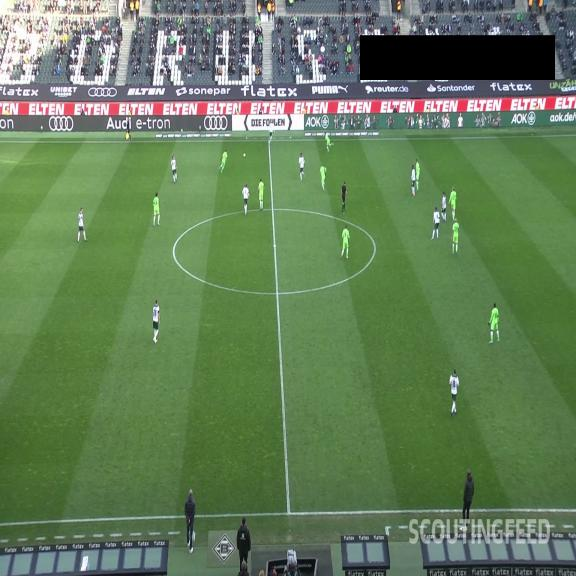
#> input picture training/football-players-detection-20/football-players-detection-20/test/images/08fd33_3_6_png.rf.261781c58b95436fb40e6afc0495bc57.jpg, 576 x 576 px, given in place of A1606b0e6_0.mp4, which was not available
$ python main.py   (older library calls are emulated)
#> lines starting #> are read from the running program, lines starting #| are printed output that depends on the picture
### utils/calibration.py
import hashlib
import os
import pickle
from typing import Any

import cv2
import numpy as np
from scipy.optimize import least_squares
from sklearn.cluster import KMeans
from threadpoolctl import threadpool_limits

from .video_utils import get_video_properties


def ensure_ultralytics_config_dir() -> None:
    """Ensure Ultralytics has a writable settings directory even inside sandboxed environments."""
    if os.environ.get("YOLO_CONFIG_DIR"):
        return
    appdata = os.environ.get("APPDATA", "")
    default_dir = os.path.join(appdata, "Ultralytics") if appdata else ""
    try:
        if default_dir:
            os.stat(os.path.join(default_dir, "settings.json"))
            return
    except OSError:
        pass

    local_cfg = os.path.abspath(os.path.join("stubs", ".ultralytics_cfg"))
    os.makedirs(local_cfg, exist_ok=True)
    os.environ["YOLO_CONFIG_DIR"] = local_cfg


def get_video_stub_dir(video_path: str, base_stub_dir: str = "stubs") -> str:
    """Return a unique, collision-free stub directory keyed by video stem and file/geometry signature."""
    props = get_video_properties(video_path)
    file_size = os.path.getsize(video_path) if os.path.exists(video_path) else 0
    sig_raw = f"{file_size}_{props['width']}x{props['height']}_{props['frame_count']}"
    short_hash = hashlib.sha1(sig_raw.encode("utf-8")).hexdigest()[:6]
    stem = os.path.splitext(os.path.basename(video_path))[0]
    safe_stem = "".join(ch if ch.isalnum() or ch in ("-", "_") else "_" for ch in stem).strip("_")
    stub_dir = os.path.join(base_stub_dir, f"{safe_stem}_{short_hash}")
    os.makedirs(stub_dir, exist_ok=True)
    return stub_dir


class FrameScaleContext:
    """
    Relative spatial and temporal scale context for a broadcast video.
    Replaces all fixed pixel and frame-count thresholds with dimensionless multiples
    of frame geometry, video FPS, and local perspective player height H_p(y).
    """

    # [78 lines left out: functions __init__, calibrate_from_tracks, player_h_at, ball_size_bounds_at, not called in this run]

    def frames_for_seconds(self, seconds: float, minimum: int = 1) -> int:
        """Convert physical duration in seconds to integer frame count at video FPS."""
        return max(minimum, int(round(seconds * self.fps)))

    # [25 lines left out: functions odd_kernel, to_dict, from_dict, not called in this run]


class PitchColorModel:
    """
    Zero-hardcoded-visuals pitch turf color model learned dynamically per video in CIE Lab space.
    Models illumination-invariant chromaticity (a*, b*) via Mahalanobis distance so both sunlit
    and stadium-shadowed grass pass cleanly while yellow/green/white/red kits are never confused with turf.
    """

    def __init__(
        self,
        mean_ab: np.ndarray,
        inv_cov_ab: np.ndarray,
        mahal_sq_pitch: float,
        mahal_sq_strict: float,
        l_min: float,
        l_max: float,
        mean_bgr: tuple[int, int, int],
    ) -> None:
        self.mean_ab = np.asarray(mean_ab, dtype=np.float64)
        self.inv_cov_ab = np.asarray(inv_cov_ab, dtype=np.float64)
        self.mahal_sq_pitch = float(mahal_sq_pitch)
        self.mahal_sq_strict = float(mahal_sq_strict)
        self.l_min = float(l_min)
        self.l_max = float(l_max)
        self.mean_bgr = tuple(int(x) for x in mean_bgr)

    @classmethod
    def fit_from_video(
        cls,
        video_path: str,
        num_samples: int = 12,
        read_from_stub: bool = True,
        stub_path: str | None = None,
    ) -> "PitchColorModel":
        """Learn the video's turf distribution unsupervised from evenly spaced broadcast frames."""
#> called with video_path = 'input_videos/A1606b0e6_0.mp4', num_samples = 12, read_from_stub = True, stub_path = 'stubs/A1606b0e6_0_0ef424/pitch_model.pkl'
        if read_from_stub and stub_path and os.path.exists(stub_path):
            with open(stub_path, "rb") as f:
                data = pickle.load(f)
            if isinstance(data, dict) and data.get("version") == 1:
                return cls(**data["params"])

        props = get_video_properties(video_path)
        n_frames = max(1, props["frame_count"])
        sample_indices = np.linspace(0, max(0, n_frames - 1), min(num_samples, n_frames), dtype=np.int32)

        cap = cv2.VideoCapture(video_path)
        ab_samples: list[np.ndarray] = []
        l_samples: list[np.ndarray] = []
        bgr_samples: list[np.ndarray] = []

        work_w = 320
        work_h = max(120, int(round(work_w * props["height"] / max(1, props["width"]))))

        try:
            for idx in sample_indices:
                cap.set(cv2.CAP_PROP_POS_FRAMES, int(idx))
                ret, frame = cap.read()
                if not ret:
                    continue
                small = cv2.resize(frame, (work_w, work_h), interpolation=cv2.INTER_AREA)
                # Central-lower broadcast region where the playing field dominates screen area
                y0, y1 = int(0.24 * work_h), int(0.88 * work_h)
                x0, x1 = int(0.08 * work_w), int(0.92 * work_w)
                roi_bgr = small[y0:y1, x0:x1]
                roi_lab = cv2.cvtColor(roi_bgr, cv2.COLOR_BGR2LAB)

                flat_lab = roi_lab.reshape(-1, 3).astype(np.float32)
                flat_bgr = roi_bgr.reshape(-1, 3).astype(np.float32)
                # Exclude pure black bars (e.g. privacy redaction boxes) and saturated white specular glare
                valid = (flat_lab[:, 0] > 12.0) & (flat_lab[:, 0] < 248.0)
                if np.sum(valid) > 100:
                    ab_samples.append(flat_lab[valid, 1:3])
                    l_samples.append(flat_lab[valid, 0])
                    bgr_samples.append(flat_bgr[valid])
#> this loop made 1 pass
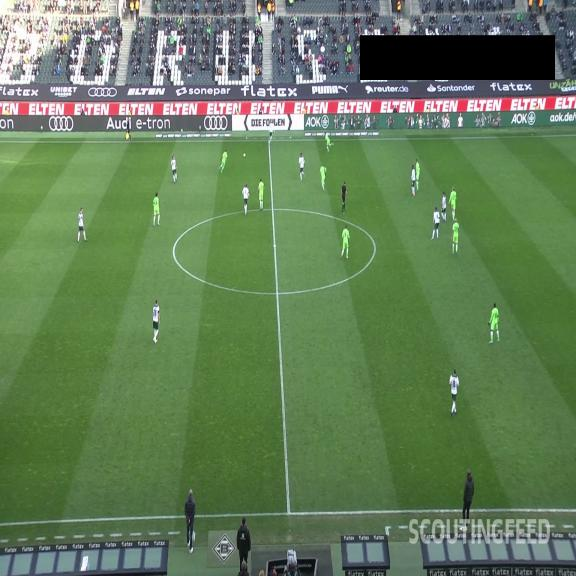
#> input picture training/football-players-detection-20/football-players-detection-20/test/images/08fd33_3_6_png.rf.261781c58b95436fb40e6afc0495bc57.jpg, 576 x 576 px, given in place of A1606b0e6_0.mp4, which was not available
#> pass 1, in fit_from_video, `small = cv2.resize(frame, (work_w, work_h), interpolation=cv2.INTER_AR..`:
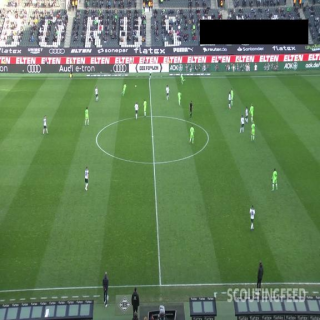
#> small: shape (320, 320, 3); mean B, G, R 88.8, 125.9, 99.4
#> pass 1, in fit_from_video, `roi_bgr = small[y0:y1, x0:x1]`:
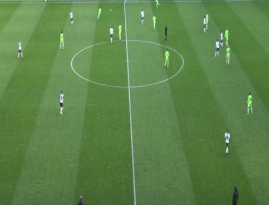
#> roi_bgr: shape (205, 269, 3); mean B, G, R 74, 131, 92.9
#> frame is the input picture: shape (576, 576, 3); mean B, G, R 88.8, 125.9, 99.4
#> after the loop, ab_samples = 1 point arrays, longest 55143 points; bgr_samples = 1 item; l_samples = 1 item
        finally:
            cap.release()

        if not ab_samples:
            # Neutral fallback covariance if video could not be decoded
            model = cls(
                mean_ab=np.array([112.0, 152.0]),
                inv_cov_ab=np.diag([1.0 / 64.0, 1.0 / 100.0]),
                mahal_sq_pitch=14.0,
                mahal_sq_strict=8.5,
                l_min=20.0,
                l_max=235.0,
                mean_bgr=(45, 115, 65),
            )
            return model

        all_ab = np.vstack(ab_samples)
#> all_ab = 55143 pairs, first value 79 to 132, second value 111 to 177
        all_l = np.concatenate(l_samples)
        all_bgr = np.vstack(bgr_samples)

        # Subsample up to 24,000 pixels for fast KMeans(k=3) in 2D (a*, b*) chromaticity space
        if len(all_ab) > 24000:
            sel = np.linspace(0, len(all_ab) - 1, 24000, dtype=np.int32)
            sub_ab, sub_l, sub_bgr = all_ab[sel], all_l[sel], all_bgr[sel]
#> sub_ab = 24000 pairs, first value 79 to 131, second value 113 to 175
        else:
            sub_ab, sub_l, sub_bgr = all_ab, all_l, all_bgr

        with threadpool_limits(limits=1):
            km = KMeans(n_clusters=3, n_init=10, random_state=42)
            lbls = km.fit_predict(sub_ab.astype(np.float64))

        # Largest population chromaticity mode in central-lower broadcast ROI is the playing turf
        counts = np.bincount(lbls, minlength=3)
#> counts = [12606, 10684, 710]
        turf_cluster = int(np.argmax(counts))
#> turf_cluster = 0
        turf_mask = lbls == turf_cluster

        turf_ab = sub_ab[turf_mask].astype(np.float64)
#> turf_ab = 12606 pairs, first value 100 to 114, second value 143 to 156
        turf_l = sub_l[turf_mask].astype(np.float64)
#> turf_l = 12606 values, max 233 at index 28, min 74 at index 12054, mean 129.2
        turf_bgr = sub_bgr[turf_mask].astype(np.float64)

        # Robust 2-pass estimation (trim top 8% Mahalanobis outliers from initial cluster)
        mu0 = np.median(turf_ab, axis=0)
#> mu0 = [104, 153]
        diff0 = turf_ab - mu0
#> diff0 = 12606 pairs, first value -4 to 10, second value -10 to 3
        cov0 = np.cov(diff0, rowvar=False) + np.eye(2) * 3.5
#> cov0 = [[5.95, -2.04], [-2.04, 8.06]]
        inv_cov0 = np.linalg.inv(cov0)
#> inv_cov0 = [[0.184, 0.0465], [0.0465, 0.136]]
        d2_0 = np.einsum("ni,ij,nj->n", diff0, inv_cov0, diff0)
#> d2_0 = 12606 values, max 18.64 at index 18, min 0 at index 106, mean 0.998

        core = d2_0 <= np.percentile(d2_0, 92.0)
        core_ab = turf_ab[core] if np.sum(core) >= 50 else turf_ab
#> core_ab = 11638 pairs, first value 100 to 108, second value 148 to 156
        core_l = turf_l[core] if np.sum(core) >= 50 else turf_l
#> core_l = 11638 values, max 209 at index 1248, min 87 at index 1690, mean 129.3
        core_bgr = turf_bgr[core] if np.sum(core) >= 50 else turf_bgr

        mean_ab = np.mean(core_ab, axis=0)
#> mean_ab = [104.5, 152.7]
        diff = core_ab - mean_ab
#> diff = 11638 pairs, first value -4.48 to 3.52, second value -4.67 to 3.33
        # Regularize covariance slightly so sunlit/shadow hue shifts remain well-conditioned
        cov_ab = np.cov(diff, rowvar=False) + np.eye(2) * 4.5
#> cov_ab = [[6.26, -1], [-1, 7.17]]
        inv_cov_ab = np.linalg.inv(cov_ab)
#> inv_cov_ab = [[0.163, 0.0228], [0.0228, 0.143]]
        d2_core = np.einsum("ni,ij,nj->n", diff, inv_cov_ab, diff)
#> d2_core = 11638 values, max 3.22 at index 1033, min 0.0455 at index 60, mean 0.623

        mahal_sq_pitch = float(np.clip(np.percentile(d2_core, 99.3) * 1.35, 10.5, 22.0))
#> mahal_sq_pitch = 10.5
        mahal_sq_strict = float(np.clip(np.percentile(d2_core, 96.5), 5.5, 12.5))
#> mahal_sq_strict = 5.5

        l_min = float(max(12.0, np.percentile(core_l, 1.0) - 18.0))
#> l_min = 78
        l_max = float(min(245.0, np.percentile(core_l, 99.0) + 14.0))
#> l_max = 176
        med_bgr = np.median(core_bgr, axis=0)
#> med_bgr = [77, 130, 93]

        params = {
            "mean_ab": mean_ab,
            "inv_cov_ab": inv_cov_ab,
            "mahal_sq_pitch": mahal_sq_pitch,
            "mahal_sq_strict": mahal_sq_strict,
            "l_min": l_min,
            "l_max": l_max,
            "mean_bgr": (int(round(med_bgr[0])), int(round(med_bgr[1])), int(round(med_bgr[2]))),
        }
#> params = {'mean_ab': [104.5, 152.7], 'inv_cov_ab': [[0.163, 0.0228], [0.0228, 0.143]], 'mahal_sq_pitch': 10.5, 'mahal_sq_strict': 5.5, 'l_min': 78, 'l_max': 176, 'mean_bgr': (77, 130, 93)}
        if stub_path:
            os.makedirs(os.path.dirname(stub_path) or ".", exist_ok=True)
            with open(stub_path, "wb") as f:
                pickle.dump({"version": 1, "params": params}, f)

        return cls(**params)
#> in __init__, `self.mean_ab = np.asarray(mean_ab, dtype=np.float64)`: self.mean_ab = [104.5, 152.7]
#> in __init__, `self.inv_cov_ab = np.asarray(inv_cov_ab, dtype=np.float64)`: self.inv_cov_ab = [[0.163, 0.0228], [0.0228, 0.143]]

    # [87 lines left out: functions mahalanobis_sq_map, is_turf_mask, compute_playable_pitch_mask, is_point_in_mask, mask_y_bounds_full, not called in this run]

### utils/video_utils.py
import os
from collections.abc import Callable, Iterator

import cv2
import numpy as np


def get_video_properties(video_path: str) -> dict:
    """Return basic metadata (fps, width, height, frame_count) for a video file."""
    cap = cv2.VideoCapture(video_path)
    if not cap.isOpened():
        raise FileNotFoundError(f"Unable to open video file: {video_path}")
    props = {
        "fps": cap.get(cv2.CAP_PROP_FPS) or 25.0,
        "width": int(cap.get(cv2.CAP_PROP_FRAME_WIDTH)),
        "height": int(cap.get(cv2.CAP_PROP_FRAME_HEIGHT)),
        "frame_count": int(cap.get(cv2.CAP_PROP_FRAME_COUNT)),
    }
    cap.release()
    return props


# [98 lines left out: functions iter_video_batches, read_video, save_video, stream_annotated_video, not called in this run]

### trackers/tracker.py
import os
import pickle
from collections import defaultdict
from types import SimpleNamespace
from typing import Any

import cv2
import numpy as np

from utils import (
    FrameScaleContext,
    PitchColorModel,
    ensure_ultralytics_config_dir,
    get_bbox_width,
    get_center_of_bbox,
    get_foot_position,
    get_video_properties,
    iter_video_batches,
    stream_annotated_video,
)

ensure_ultralytics_config_dir()
from ultralytics import YOLO
from ultralytics.engine.results import Boxes
from ultralytics.trackers.byte_tracker import BYTETracker

from .ball_tracker import BallTracker


# [14 lines left out: function _make_bytetrack_args, not called in this run]


class Tracker:
    """Scale-adaptive YOLO detector + ByteTrack multi-object tracker with resolution-scaled broadcast overlays."""

    DEFAULT_PLAYER_COLOR = (235, 235, 235)
    DEFAULT_REFEREE_COLOR = (0, 235, 255)  # Dynamically overridden per video via TeamAssigner contrast color
    BALL_COLOR = (0, 255, 0)               # Green pointer for Ball (per user preference)

    def __init__(self, model_path: str) -> None:
        self.model = YOLO(model_path)
        self.tracker = BYTETracker(_make_bytetrack_args())
        self.ball_tracker = BallTracker()
        self.referee_color: tuple[int, int, int] = self.DEFAULT_REFEREE_COLOR

    # [381 lines left out: functions _select_person_imgsz, detect_frames, _iter_detection_batches, get_object_tracks, tag_visual_pitch_membership, refine_ball_tracks and 3 more, not called in this run]

### main.py
import argparse
import os
import pickle
from typing import Any

from formations import FormationAnalyzer, FormationDrawer
from homography import HomographyEstimator, TacticalViewDrawer
from team_assigner import PossessionAssigner, TeamAssigner
from trackers import Tracker
from utils import (
    FrameScaleContext,
    PitchColorModel,
    get_video_properties,
    get_video_stub_dir,
    stream_annotated_video,
)


def run_pipeline(
    input_path: str,
    output_path: str | None = None,
    model_path: str = "models/best.pt",
    stub_dir: str | None = None,
    read_from_stub: bool = True,
    sample_frame_paths: dict[int, str] | None = None,
    render_video: bool = True,
) -> dict[str, Any]:
    """
    Execute the generalized M1+M2+M3 football tactical analytics pipeline on any input video.
    Automatically namespaces stubs per video signature so caches never collide across clips.
    """
    props = get_video_properties(input_path)
    resolved_stub_dir = stub_dir or get_video_stub_dir(input_path)

    pitch_stub = os.path.join(resolved_stub_dir, "pitch_model.pkl")
    track_stub = os.path.join(resolved_stub_dir, "tracks.pkl")
    ball_stub = os.path.join(resolved_stub_dir, "ball_candidates.pkl")
    hom_stub = os.path.join(resolved_stub_dir, "homography.pkl")
    team_stub = os.path.join(resolved_stub_dir, "team_assigner.pkl")
    fmt_stub = os.path.join(resolved_stub_dir, "formations.pkl")

    # 0. Dynamic Video Calibration: Unsupervised CIE Lab Pitch Turf Model
    pitch_model = PitchColorModel.fit_from_video(
        input_path,
        read_from_stub=read_from_stub,
        stub_path=pitch_stub,
    )

    # 1. Milestone M1: Scale-Adaptive Person Tracking + Hybrid SAHI & Kalman/RTS Ball Tracking
    tracker = Tracker(model_path)
    tracks = tracker.get_object_tracks(
        input_path,
        pitch_model=pitch_model,
        read_from_stub=read_from_stub,
        stub_path=track_stub,
    )
    # Ensure `in_visual_pitch` is populated even when loading older track stubs
    if tracks["players"] and any("in_visual_pitch" not in p for p in tracks["players"][0].values()):
        tracker.tag_visual_pitch_membership(input_path, tracks, pitch_model)

    scale_ctx = FrameScaleContext(props["width"], props["height"], props["fps"]).calibrate_from_tracks(tracks)

    tracks["ball"] = tracker.refine_ball_tracks(
        video_path=input_path,
        tracks=tracks,
        pitch_model=pitch_model,
        scale_ctx=scale_ctx,
        read_from_stub=read_from_stub,
        ball_stub_path=ball_stub,
    )

    step_homographies = None
    if os.path.exists(ball_stub):
        with open(ball_stub, "rb") as f:
            step_homographies = pickle.load(f).get("step_homographies")

    # 2. Milestone M2: Camera-Agnostic Dynamic Field Registration & 2D Pitch Projection
    homography_estimator = HomographyEstimator()
    homographies = homography_estimator.estimate_video_homographies(
        video_path=input_path,
        tracks=tracks,
        pitch_model=pitch_model,
        scale_ctx=scale_ctx,
        step_homographies=step_homographies,
        read_from_stub=read_from_stub,
        stub_path=hom_stub,
    )
    homography_estimator.add_transformed_positions_to_tracks(tracks, homographies, scale_ctx=scale_ctx)

    # 3. Milestone M3: Dynamic Jersey K-Means, Relative Possession & Dual Formations
    team_assigner = TeamAssigner()
    team_meta = team_assigner.assign_teams(
        video_path=input_path,
        tracks=tracks,
        pitch_model=pitch_model,
        scale_ctx=scale_ctx,
        read_from_stub=read_from_stub,
        stub_path=team_stub,
    )
    tracker.referee_color = team_meta["referee_color"]

    possession_assigner = PossessionAssigner()
    possession_states = possession_assigner.assign_ball_possession(tracks, scale_ctx=scale_ctx)

    formation_analyzer = FormationAnalyzer()
    formations = formation_analyzer.analyze_formations(
        tracks=tracks,
        homographies=homographies,
        possession_states=possession_states,
        team_defends_left=team_meta["team_defends_left"],
        scale_ctx=scale_ctx,
        read_from_stub=read_from_stub,
        stub_path=fmt_stub,
    )

    rendered_count = 0
    if render_video and output_path:
        tactical_drawer = TacticalViewDrawer(position="bottom_center")
        formation_drawer = FormationDrawer()
        ref_col = team_meta["referee_color"]

        # [5 lines left out: function annotate_frame, not called in this run]

        rendered_count = stream_annotated_video(
            input_video_path=input_path,
            output_video_path=output_path,
            annotate_frame_fn=annotate_frame,
            fps=props["fps"],
            sample_frame_paths=sample_frame_paths,
        )
        print(f"Saved annotated video ({rendered_count} frames @ {props['fps']:.1f} FPS) to {output_path}")

    return {
        "props": props,
        "stub_dir": resolved_stub_dir,
        "pitch_model": pitch_model,
        "scale_ctx": scale_ctx,
        "tracks": tracks,
        "homographies": homographies,
        "team_meta": team_meta,
        "possession_states": possession_states,
        "formations": formations,
        "rendered_count": rendered_count,
    }


def main() -> None:
    parser = argparse.ArgumentParser(description="Generalized Football Tactical Analytics Pipeline")
    parser.add_argument("--input", default="input_videos/A1606b0e6_0.mp4", help="Path to input broadcast video")
    parser.add_argument("--output", default=None, help="Path to output annotated MP4 video")
    parser.add_argument("--model", default="models/best.pt", help="Path to YOLO checkpoint")
    parser.add_argument("--stub-dir", default=None, help="Optional explicit stub directory")
    parser.add_argument("--no-stub", action="store_true", help="Recompute all stages ignoring cached stubs")
    args = parser.parse_args()

    stem = os.path.splitext(os.path.basename(args.input))[0]
    output_path = args.output or (
        "output_videos/output_video.mp4"
        if stem == "A1606b0e6_0"
        else f"output_videos/{stem}_annotated.mp4"
    )

    props = get_video_properties(args.input)
    n_f = props["frame_count"]
    sample_frames = {
        0: f"output_videos/{stem}_sample_0.jpg",
        n_f // 3: f"output_videos/{stem}_sample_{n_f // 3}.jpg",
        (2 * n_f) // 3: f"output_videos/{stem}_sample_{(2 * n_f) // 3}.jpg",
        max(0, n_f - 25): f"output_videos/{stem}_sample_{max(0, n_f - 25)}.jpg",
    }

    run_pipeline(
        input_path=args.input,
        output_path=output_path,
        model_path=args.model,
        stub_dir=args.stub_dir,
        read_from_stub=not args.no_stub,
        sample_frame_paths=sample_frames,
        render_video=True,
    )
#> (the call stopped at in __init__, `self.model = YOLO(model_path)`: ultralytics is not available in this run)


if __name__ == "__main__":
    main()
